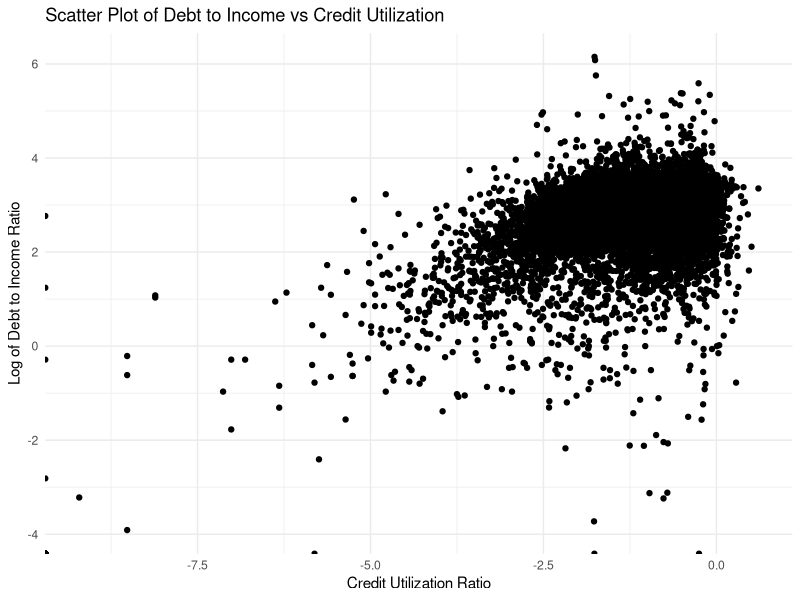

The R script that drew this image:
# ---- 0. Setup and load libraries, if any ----

# Set the working directory
if(!require("rstudioapi")) install.packages("rstudioapi")
setwd(dirname(getSourceEditorContext()$path))

# Load libraries
library(ggplot2)

# ---- 1. Plot a scatter plot of log(debt_to_income) vs credit_util ----
# Loan data from Lending Club
# This dataset represents thousands of loans made through the Lending Club
# platform, which is a platform that allows individuals to lend to other
# individuals. Of course, not all loans are created equal. Someone who is a
# essentially a sure bet to pay back a loan will have an easier time getting a
# loan with a low interest rate than someone who appears to be riskier. And for
# people who are very risky? They may not even get a loan offer, or they may not
# have accepted the loan offer due to a high interest rate. It is important to
# keep that last part in mind, since this dataset only represents loans actually
# made, i.e. do not mistake this data for loan applications!

loans <- read.csv("Loans.csv")

ggplot(loans, aes(x = log(credit_util), y = log(debt_to_income))) +
  geom_point() +
  labs(x = "Credit Utilization Ratio", y = "Log of Debt to Income Ratio",
       title = "Scatter Plot of Debt to Income vs Credit Utilization") +
  theme_minimal()
